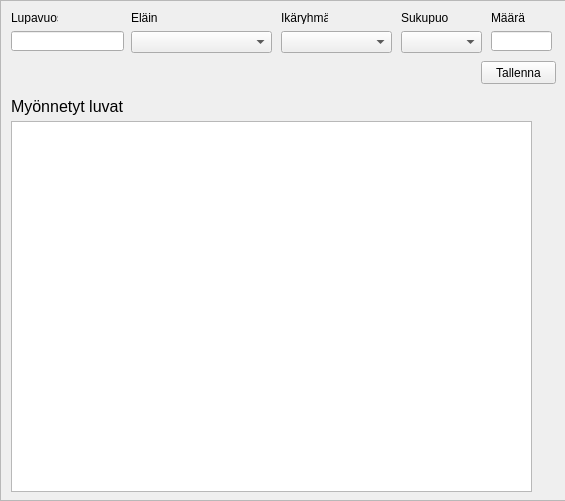
<?xml version="1.0" encoding="UTF-8"?>
<ui version="4.0">
 <class>licensePage</class>
 <widget class="QWidget" name="licensePage">
  <property name="geometry">
   <rect>
    <x>0</x>
    <y>0</y>
    <width>565</width>
    <height>501</height>
   </rect>
  </property>
  <widget class="QScrollArea" name="scrollArea">
   <property name="geometry">
    <rect>
     <x>0</x>
     <y>0</y>
     <width>571</width>
     <height>501</height>
    </rect>
   </property>
   <property name="widgetResizable">
    <bool>true</bool>
   </property>
   <widget class="QWidget" name="scrollAreaWidgetContents">
    <property name="geometry">
     <rect>
      <x>0</x>
      <y>0</y>
      <width>569</width>
      <height>499</height>
     </rect>
    </property>
    <widget class="QLineEdit" name="licenseYearLineEdit">
     <property name="geometry">
      <rect>
       <x>10</x>
       <y>30</y>
       <width>113</width>
       <height>20</height>
      </rect>
     </property>
    </widget>
    <widget class="QComboBox" name="licenseAgeGroupComboBox">
     <property name="geometry">
      <rect>
       <x>280</x>
       <y>30</y>
       <width>111</width>
       <height>22</height>
      </rect>
     </property>
    </widget>
    <widget class="QLabel" name="label_4">
     <property name="geometry">
      <rect>
       <x>400</x>
       <y>10</y>
       <width>47</width>
       <height>13</height>
      </rect>
     </property>
     <property name="text">
      <string>Sukupuoli</string>
     </property>
    </widget>
    <widget class="QPushButton" name="licenseSavePushButton">
     <property name="geometry">
      <rect>
       <x>480</x>
       <y>60</y>
       <width>75</width>
       <height>23</height>
      </rect>
     </property>
     <property name="text">
      <string>Tallenna</string>
     </property>
    </widget>
    <widget class="QLabel" name="label_2">
     <property name="geometry">
      <rect>
       <x>130</x>
       <y>10</y>
       <width>47</width>
       <height>13</height>
      </rect>
     </property>
     <property name="text">
      <string>Eläin</string>
     </property>
    </widget>
    <widget class="QLabel" name="label_6">
     <property name="geometry">
      <rect>
       <x>10</x>
       <y>90</y>
       <width>140</width>
       <height>30</height>
      </rect>
     </property>
     <property name="font">
      <font>
       <pointsize>12</pointsize>
      </font>
     </property>
     <property name="text">
      <string>Myönnetyt luvat</string>
     </property>
    </widget>
    <widget class="QTableWidget" name="licenseSummaryTableWidget">
     <property name="geometry">
      <rect>
       <x>10</x>
       <y>120</y>
       <width>521</width>
       <height>371</height>
      </rect>
     </property>
    </widget>
    <widget class="QComboBox" name="licenseGenderComboBox">
     <property name="geometry">
      <rect>
       <x>400</x>
       <y>30</y>
       <width>81</width>
       <height>22</height>
      </rect>
     </property>
    </widget>
    <widget class="QLineEdit" name="licenseAmountLineEdit">
     <property name="geometry">
      <rect>
       <x>490</x>
       <y>30</y>
       <width>61</width>
       <height>20</height>
      </rect>
     </property>
    </widget>
    <widget class="QLabel" name="label">
     <property name="geometry">
      <rect>
       <x>10</x>
       <y>10</y>
       <width>47</width>
       <height>13</height>
      </rect>
     </property>
     <property name="text">
      <string>Lupavuosi</string>
     </property>
    </widget>
    <widget class="QComboBox" name="licenseAnimalComboBox">
     <property name="geometry">
      <rect>
       <x>130</x>
       <y>30</y>
       <width>141</width>
       <height>22</height>
      </rect>
     </property>
    </widget>
    <widget class="QLabel" name="label_3">
     <property name="geometry">
      <rect>
       <x>280</x>
       <y>10</y>
       <width>47</width>
       <height>13</height>
      </rect>
     </property>
     <property name="text">
      <string>Ikäryhmä</string>
     </property>
    </widget>
    <widget class="QLabel" name="label_5">
     <property name="geometry">
      <rect>
       <x>490</x>
       <y>10</y>
       <width>47</width>
       <height>13</height>
      </rect>
     </property>
     <property name="text">
      <string>Määrä</string>
     </property>
    </widget>
   </widget>
  </widget>
 </widget>
 <resources/>
 <connections/>
</ui>
